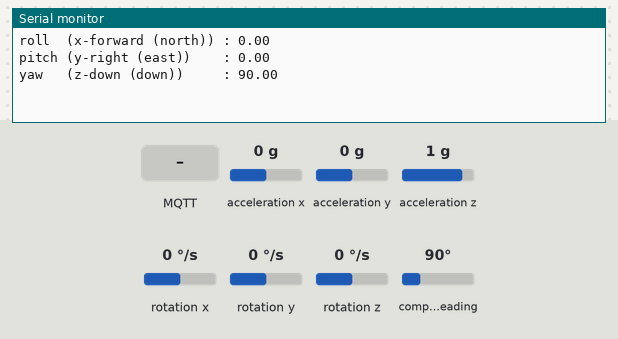
A sketch run on a simulated Arduino Uno, built for the host (arithmetic inside an expression is 32-bit, double 64-bit). On the bench: the last lines printed to the serial monitor. The inputs (shaded band) are chosen by the test bench; at power-on: acceleration x 0 g, acceleration y 0 g, acceleration z 1 g, rotation x 0 °/s, rotation y 0 °/s, rotation z 0 °/s, compass heading 90°. No MQTT or app messages arrive unless stated.

Above: at 3.2 s.
3.3 s: MQTT message "1" arrives on the first subscribed topic
5.0 s: acceleration x set to -1.4 g
At 5.9 s:
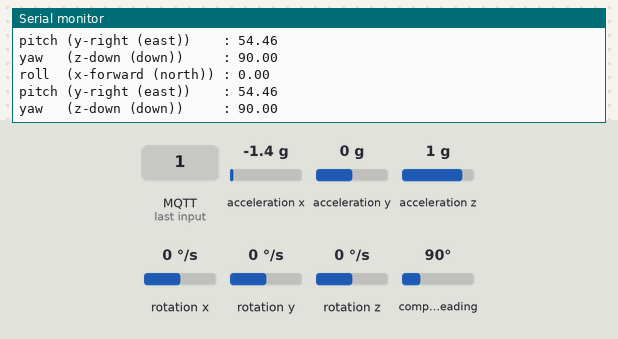
8.0 s: MQTT message "on" arrives on the first subscribed topic
9.5 s: MQTT message "off" arrives on the first subscribed topic
11.0 s: acceleration y set to -1.4 g
At 11.8 s:
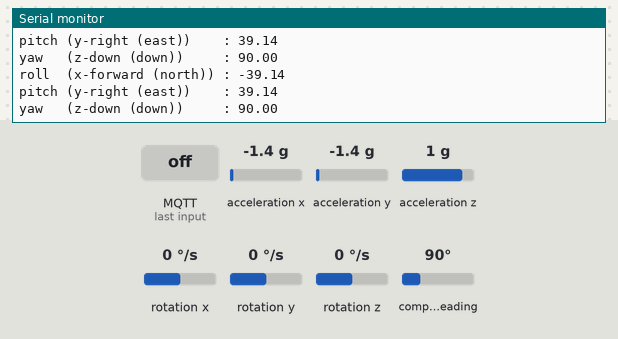
12.5 s: acceleration z set to -1.4 g
At 13.5 s:
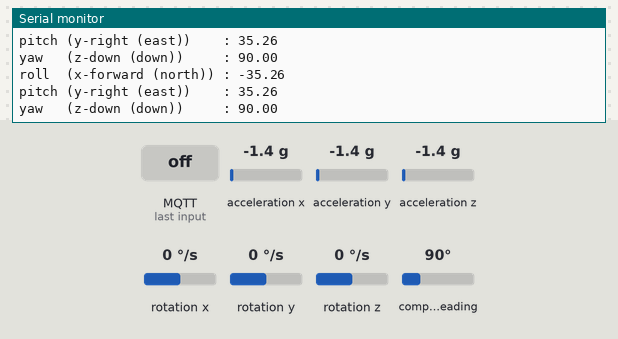
Timing chart, 0 to 15.0 s (numbered marks = the images above; inputs shaded):
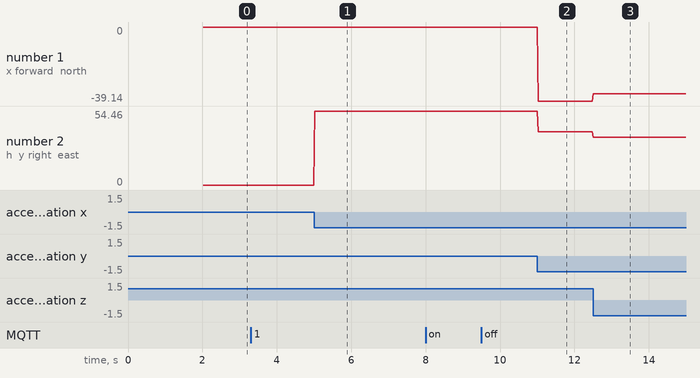

The sketch:

htfinal.ino
```cpp
#include "MPU9250.h"

#include <ArduinoJson.h>
MPU9250 mpu;
#include "EspMQTTClient.h"
const int capacity = JSON_OBJECT_SIZE(3);
StaticJsonDocument<capacity> doc;

EspMQTTClient client(
  "...",
  "..."
  "...",  // MQTT Broker server ip
  //"MQTTUsername",   // Can be omitted if not needed
  //"MQTTPassword",   // Can be omitted if not needed
  "ClientESP",     // Client name that uniquely identify your device
  1883              // The MQTT port, default to 1883. this line can be omitted
);
void setup()
{
    Serial.begin(115200);

    Wire.begin();

    delay(2000);
    mpu.setup();
    mpu.calibrateAccelGyro();
    mpu.calibrateMag();

    mpu.printCalibration();
     client.enableDebuggingMessages(); // Enable debugging messages sent to serial output
  client.enableHTTPWebUpdater(); // Enable the web updater. User and password default to values of MQTTUsername and MQTTPassword. These can be overrited with enableHTTPWebUpdater("user", "password").
  client.enableLastWillMessage("ClientESP/lastwill", "I am going offline");  // You can activate the retain flag by setting the third parameter to true
}

// This function is called once everything is connected (Wifi and MQTT)
// WARNING : YOU MUST IMPLEMENT IT IF YOU USE EspMQTTClient
void onConnectionEstablished()
{
  // Subscribe to "mytopic/test" and display received message to Serial
  client.subscribe("espin/test", [](const String & payload) {
    Serial.println(payload);
  });

  // Publish a message to "mytopic/test"
  client.publish("espin/test", "This is a message"); // You can activate the retain flag by setting the third parameter to true

  // Execute delayed instructions
  client.executeDelayed(5 * 1000, []() {
    client.publish("espin/test", "This is a message sent 5 seconds later");
  });
}

void loop()
{
    static uint32_t prev_ms = millis();
    if ((millis() - prev_ms) > 16)
    {
        mpu.update();
        mpu.print();

        Serial.print("roll  (x-forward (north)) : ");
        Serial.println(mpu.getRoll());
        Serial.print("pitch (y-right (east))    : ");
        Serial.println(mpu.getPitch());
        Serial.print("yaw   (z-down (down))     : ");
        Serial.println(mpu.getYaw());

    //doc["accx"].set(int(0));
    //doc["accy"].set(int(0));
    //doc["accz"].set(int(0));

    doc["gyrox"].set(int(mpu.getPitch()));
    doc["gyroy"].set(int(mpu.getRoll()));
    doc["gyroz"].set(int(mpu.getYaw()));

    //doc["magx"].set(int(0));
    //doc["magy"].set(int(0));
    //doc["magz"].set(int(0));
    char buffer[512];
 size_t n = serializeJson(doc, buffer);
client.publish("espin",buffer);
  client.loop();
        prev_ms = millis();
    }
}
```

Measured:
- after the input at 5.0 s, the serial monitor: prints a new line at once (image 1)
- after the input at 11.0 s, the serial monitor: prints a new line at once (image 2)
- after the input at 12.5 s, the serial monitor: prints a new line at once (image 3)
- plotted number 1: 0 → -39.14 after the input at 11.0 s, -39.14 → -35.26 after the input at 12.5 s
- plotted number 2: 0 → 54.46 after the input at 5.0 s, 54.46 → 39.14 after the input at 11.0 s, 39.14 → 35.26 after the input at 12.5 s
